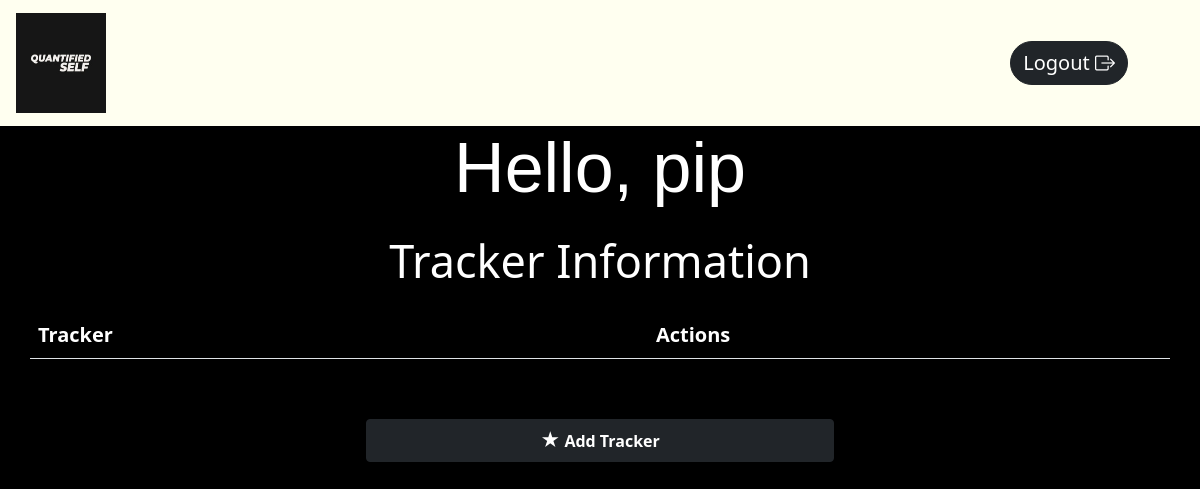
The app's page /dashboard/2 (signed in), older data.
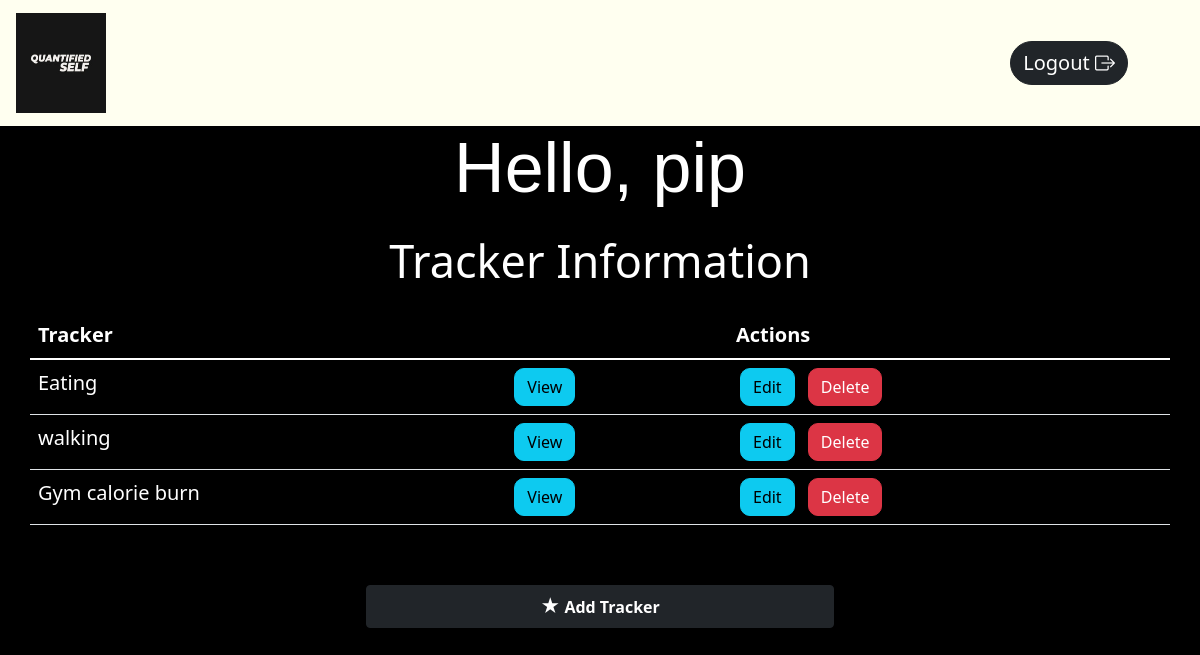
The same page, newer data.
### app.py (models this page shows)
class Tracker(db.Model):
    __tablename__ = 'tracker'
    tracker_id = db.Column(db.Integer, primary_key=True, autoincrement=True)
    user_id = db.Column(db.Integer, db.ForeignKey("user.user_id"), nullable=False)
    tracker_name = db.Column(db.String, nullable=False)
    description = db.Column(db.String, nullable=False)
    tracker_type = db.Column(db.String, nullable=False)
    options = db.Column(db.String, nullable=True, default=None)
    logs = db.relationship('Log')

### app.py (the view)
@app.route('/dashboard/<int:uid>', methods=['GET', 'POST'])
@login_required
def dashboard(uid):
    if request.method=='GET':
        trackers=User.query.filter_by(user_id=uid).first()
        return render_template('home.html', c=trackers, trackers=trackers.trackers)

### app.py (called while the page is built)
@login_manager.user_loader
def load_user(user_id):
    return User.query.filter_by(user_id=user_id).first()

### templates/home.html (shortened to what this page needs)
<!DOCTYPE html>
<html lang="en">
<head>
    <link href="https://cdn.jsdelivr.net/npm/bootstrap@5.1.3/dist/css/bootstrap.min.css" rel="stylesheet"
>
    <link rel="stylesheet" href="https://cdn.jsdelivr.net/npm/bootstrap-icons@1.8.1/font/bootstrap-icons.css">
    <link rel="stylesheet" type="text/css" href="{{ url_for('static' ,filename='style.css') }}">
</head>
<body class="bg-home">
    <nav class="navbar navbar-light ">
        <div class="container mx-1 ">
            <a class="navbar-brand" style="font-size: 30px;" href="/dashboard/{{c.user_id}}">
                <img src="{{ url_for('static' ,filename='QS logo.png') }}" alt="" width="90" height="100"
                    class="d-inline-block align-text-middle">
            </a>
            <a class="btn btn-dark btn-block mx-1" style="font-size:20px; border-radius: 25px;" href="/logout">Logout <i class="bi bi-box-arrow-right"></i></a>
        </div>
    </nav>
    <h1 class="log-centre"
        style="font-family: 'Franklin Gothic Medium', 'Arial Narrow', Arial, sans-serif; font-size: 70px;"> Hello,
        {{c.username}}</h1>
    <table class="container table table table-striped table-hover">
        <h1 class="container my-4 " style="text-align: center; font-size: 45px;">Tracker Information</h1>
        <thead class="logs-color">
            <tr style="font-size: 20px;">
                <th scope="col">Tracker</th>
                <th scope="col"></th>
                <th scope="col">Actions</th>
            </tr>
        </thead>
        <tbody class="logs-color">
            {% for i in trackers %}
            <tr style="font-size: 20px; ">
                <td scope="col">{{i.tracker_name}}</td>
                <td scope="col"><a href="/logs/{{i.tracker_id}}" type="button"
                        class="btn btn-info mx-1" style="border-radius: 10px;">View</a></td>
                <td scope="col"><a href='/update_tracker/{{i.tracker_id}}' type="button" class="btn  btn-info mx-1" style="border-radius: 10px;" > Edit </a>
                    <a href="/delete_tracker/{{i.tracker_id}}" type="button" class="btn  btn-danger mx-1" style="border-radius: 10px;" >Delete
                    </a>
                </td>
            </tr>
            {% endfor %}
        </tbody>
    </table><br>
    <div style="text-align: center; position: relative; bottom: -20px;" class="d-grid gap-2 col-5 mx-auto">
        <button type="submit" class="btn btn-dark btn-block mx-3" data-bs-toggle="modal" data-bs-target="#exampleModal">
            <span style="font-size:120%;color:white;">&starf;</span> <b> Add Tracker
            </b> </button>
    </div>
</body>
</html>

Row changes from the older to the newer data that the page shows:
added Tracker: tracker_name "Eating"
added Tracker: tracker_name "walking"
added Tracker: tracker_name "Gym calorie burn"
